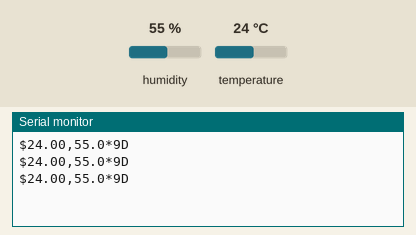
The sketch below on a simulated Arduino Uno, built with avr-gcc and run on an emulated ATmega328P. Parts: the last lines printed to the serial monitor. The test bench sets the inputs (shaded band); at power-on: humidity 55 %, temperature 24 °C.

Above: at 2.8 s.
2.9 s: humidity set to 22 %
At 4.5 s:
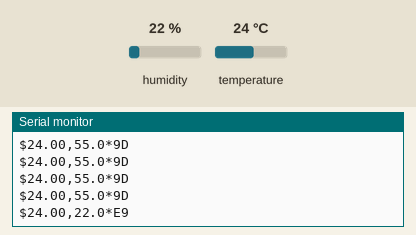
6.5 s: temperature set to 12 °C
At 8.9 s:
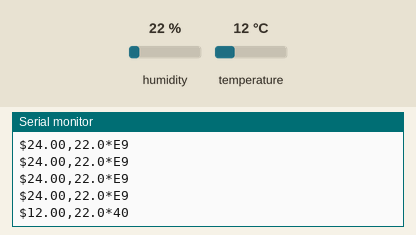
10.6 s: humidity set to 68 %
At 13.8 s:
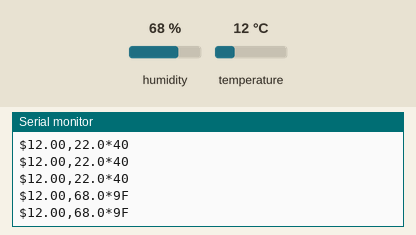
14.6 s: temperature set to 41 °C
At 16.6 s:
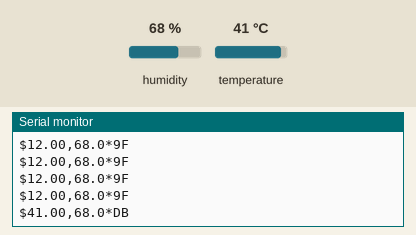
18.7 s: humidity set to 40 %
At 21.1 s:
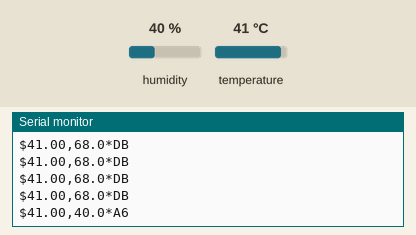
22.7 s: temperature set to 33 °C
At 25.9 s:
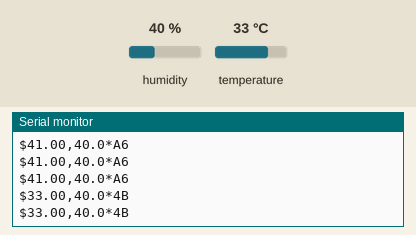

The sketch:

arduino_sensor_uart.ino
```cpp
// Example firmware: send temperature and humidity over UART as a checked frame.
//
// Frame (one per line):   $<temperature_c>,<humidity_pct>*<CRC>\n     e.g.  $23.45,41.2*BE
// <CRC> is CRC-8 (polynomial 0x07, initial value 0) over the text between '$' and '*',
// printed as two uppercase hex digits. The Python logger in ../../src checks it and
// drops frames that arrive corrupted.
//
// Board: Arduino Uno with a DHT11 sensor on pin 2 (library: "DHT sensor library" by Adafruit).
// Adapt the sensor and pins to your own hardware; for an STM32 board, send the same
// frame format with snprintf/printf over UART.

#include <DHT.h>
#include <stdio.h>
#include <stdlib.h>

#define DHT_PIN 2
#define DHT_TYPE DHT11

// Plausible physical range; keep in sync with TEMP_RANGE_C / HUMIDITY_RANGE_PCT in src/sources.py
#define TEMP_MIN_C -40.0
#define TEMP_MAX_C 85.0
#define HUM_MIN_PCT 0.0
#define HUM_MAX_PCT 100.0

DHT dht(DHT_PIN, DHT_TYPE);

uint8_t crc8(const char *data) {
  uint8_t crc = 0;
  while (*data) {
    crc ^= (uint8_t)*data++;
    for (uint8_t bit = 0; bit < 8; bit++) {
      crc = (crc & 0x80) ? (uint8_t)((crc << 1) ^ 0x07) : (uint8_t)(crc << 1);
    }
  }
  return crc;
}

void setup() {
  Serial.begin(115200);
  dht.begin();
}

void loop() {
  float humidity = dht.readHumidity();
  float temperature = dht.readTemperature();

  // Only send complete, plausible readings. A failed read returns NaN.
  bool ok = !isnan(humidity) && !isnan(temperature) &&
            temperature >= TEMP_MIN_C && temperature <= TEMP_MAX_C &&
            humidity >= HUM_MIN_PCT && humidity <= HUM_MAX_PCT;

  if (ok) {
    char t[10], h[10], payload[24];
    dtostrf(temperature, 1, 2, t);  // AVR snprintf has no %f, so format floats with dtostrf
    dtostrf(humidity, 1, 1, h);
    snprintf(payload, sizeof(payload), "%s,%s", t, h);

    char crc_text[3];
    snprintf(crc_text, sizeof(crc_text), "%02X", crc8(payload));

    Serial.print('$');
    Serial.print(payload);
    Serial.print('*');
    Serial.println(crc_text);
  }
  delay(1000);  // DHT11 can be read at most about once per second
}
```

Measured:
- after the input at 2.9 s, the serial monitor: prints a new line after 1.2 s (image 1)
- after the input at 6.5 s, the serial monitor: prints a new line after 1.6 s (image 2)
- after the input at 10.6 s, the serial monitor: prints a new line after 1.6 s (image 3)
- after the input at 14.6 s, the serial monitor: prints a new line after 1.6 s (image 4)
- after the input at 18.7 s, the serial monitor: prints a new line after 1.6 s (image 5)
- after the input at 22.7 s, the serial monitor: prints a new line after 1.6 s (image 6)
